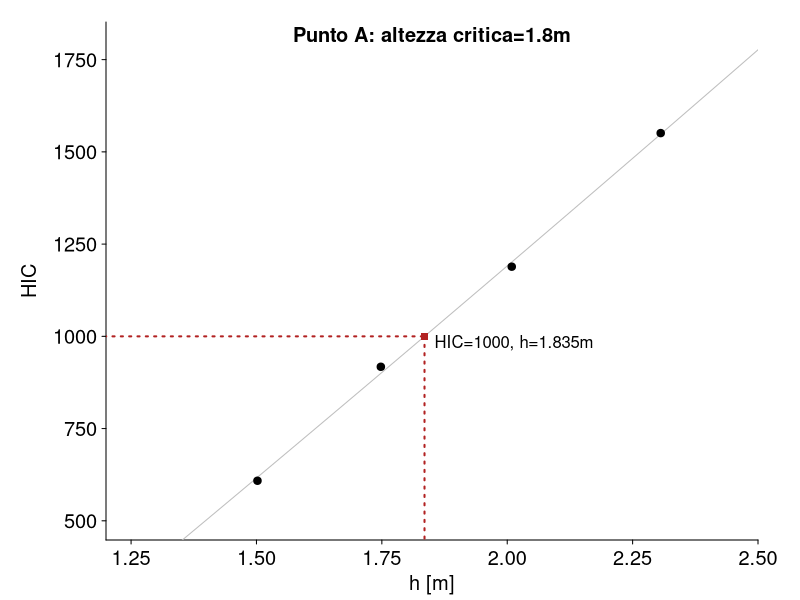

Generate this figure with R:
heights <- c(1502.0, 
             1748.0,
             2009.0,
             2306.0)
HICs <- c(608.6,
          917.5,
          1188.8,
          1550.9)

point_label <- "A"

df <- data.frame(h=heights,
                 hic=HICs)

outFile <- paste("229706_Grafici/Punto_", point_label, "_Altezza_Critica.PDF",
                 sep="")

pdf(outFile,8,6)


par(mgp=c(3,0.45,0), 
    tcl=-0.2, 
    mar=c(3.0,5.3,1.1,2.1))
plot(1e-3*df$h,
     df$hic,
     pch=19,
     col="black",
     cex=1.2,
     xlim=c(1.2,2.5),
     ylim=c(500,1800),
     xlab="h [m]",
     ylab="HIC",
     xaxs = "i",
     ann=FALSE,
     axes=FALSE,
     #title=plot_title,
     type="n")

#panel.first = c(abline(h=seq(0,2500,by=250), v=seq(0,3,by=.25), col="gray", lty=3)))
#title(paste("Posizione:", as.character(lvl)))
axis(side=1, 
     at=seq(0,3,by=0.25),
     lwd=1, 
     cex.axis=1.2)
axis(side=2, 
     at=seq(0, 2500, by=250),
     lwd=1, 
     cex.axis=1.2,
     las=1)
mtext(side=1,
      text="h [m]",
      line=1.7,
      cex=1.2)
mtext(side=2,
      text="HIC",
      line=3.3,
      cex=1.2)

hs <- 1e-3*df$h
hics <- df$hic
fit_1 <- lm(hics ~ poly(hs,2,raw=T),
            weights = 0.3*hics/100.)

if (coef(fit_1)[3] < 0) {
  fit_1 <- lm(hics ~ poly(hs,1,raw=T),
              weights = 0.3*hics/100.)
}

x <- seq(1, 
         3,
         length.out = 250)
y <- predict(fit_1,
             data.frame(hs=x))
lines(x,
      y,
      col="grey")


points(1e-3*df$h,
       df$hic,
       pch=19,
       col="black")

A <- as.numeric(fit_1$coefficients[1])
B <- as.numeric(fit_1$coefficients[2])
C <- as.numeric(fit_1$coefficients[3])
#curve(A + B*x + C*(x*x), 
#      1.75, 
#      2.5,
#      add=TRUE,
#      col="red")
s1 <- Re(polyroot(c(A-1000,
                    B,
                    C))[1])
yp <- predict(fit_1,
             data.frame(hs=s1))



points(s1,
       yp,
       pch=15,
       col="firebrick")
segments(s1,0,s1,yp,
         col="firebrick",
         lty=3,
         lwd=2)
segments(0,yp,s1,yp,
         col="firebrick",
         lty=3,
         lwd=2)
xtext <- s1
ytext <- yp-20
text(xtext,
     ytext,
     pos=4,
     paste("HIC=1000, h=", round(s1,3),"m",
           sep=""))


plot_title <- paste("Punto ",
                    point_label,
                    ": altezza critica=",
                    trunc(s1*10^1)/10^1,
                    "m",
                    sep="")
title(plot_title,
      line=-1)
dev.off()
